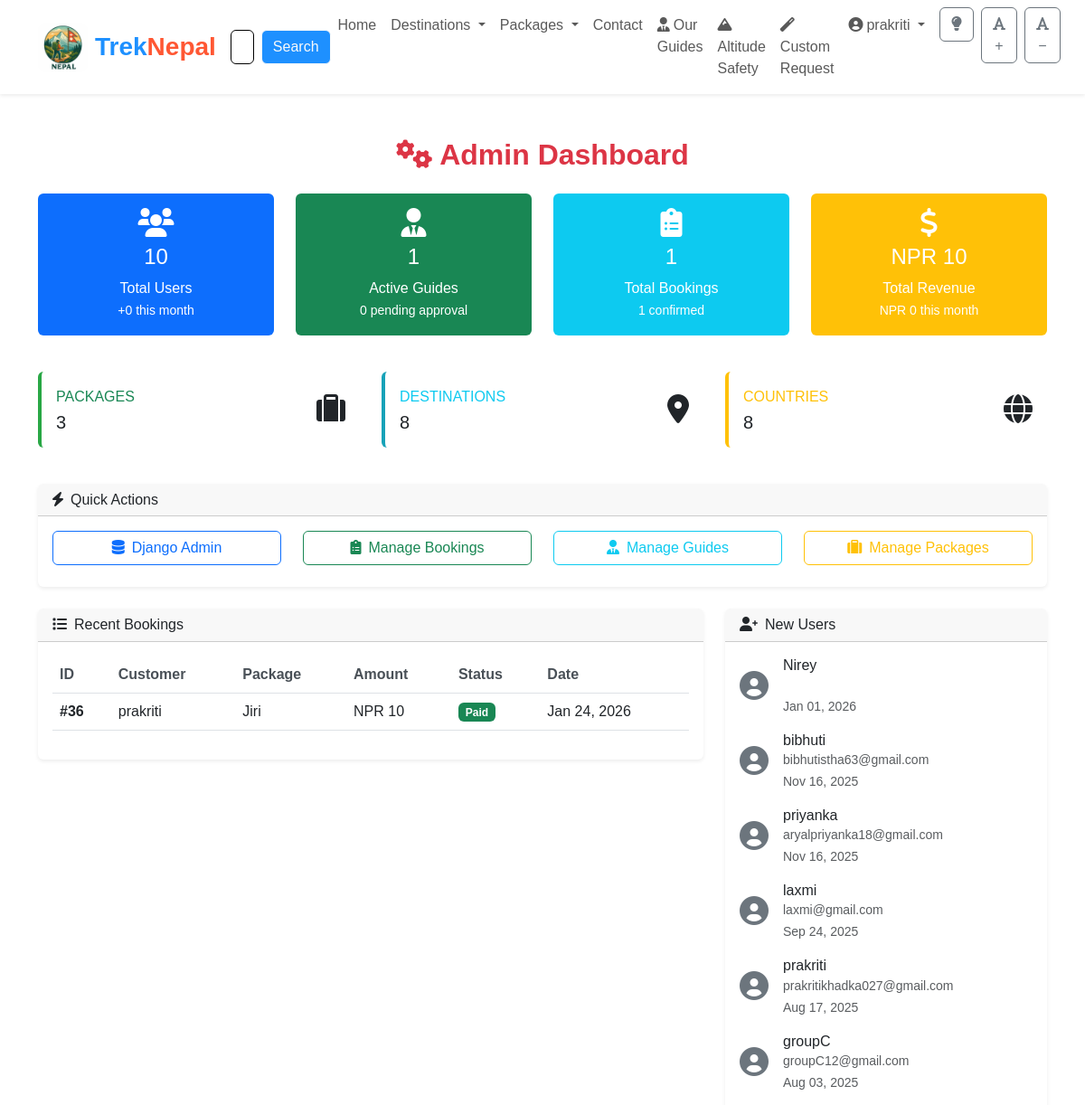
/admin-dashboard/ (signed in, upper part), run on an earlier commit of the app's database.
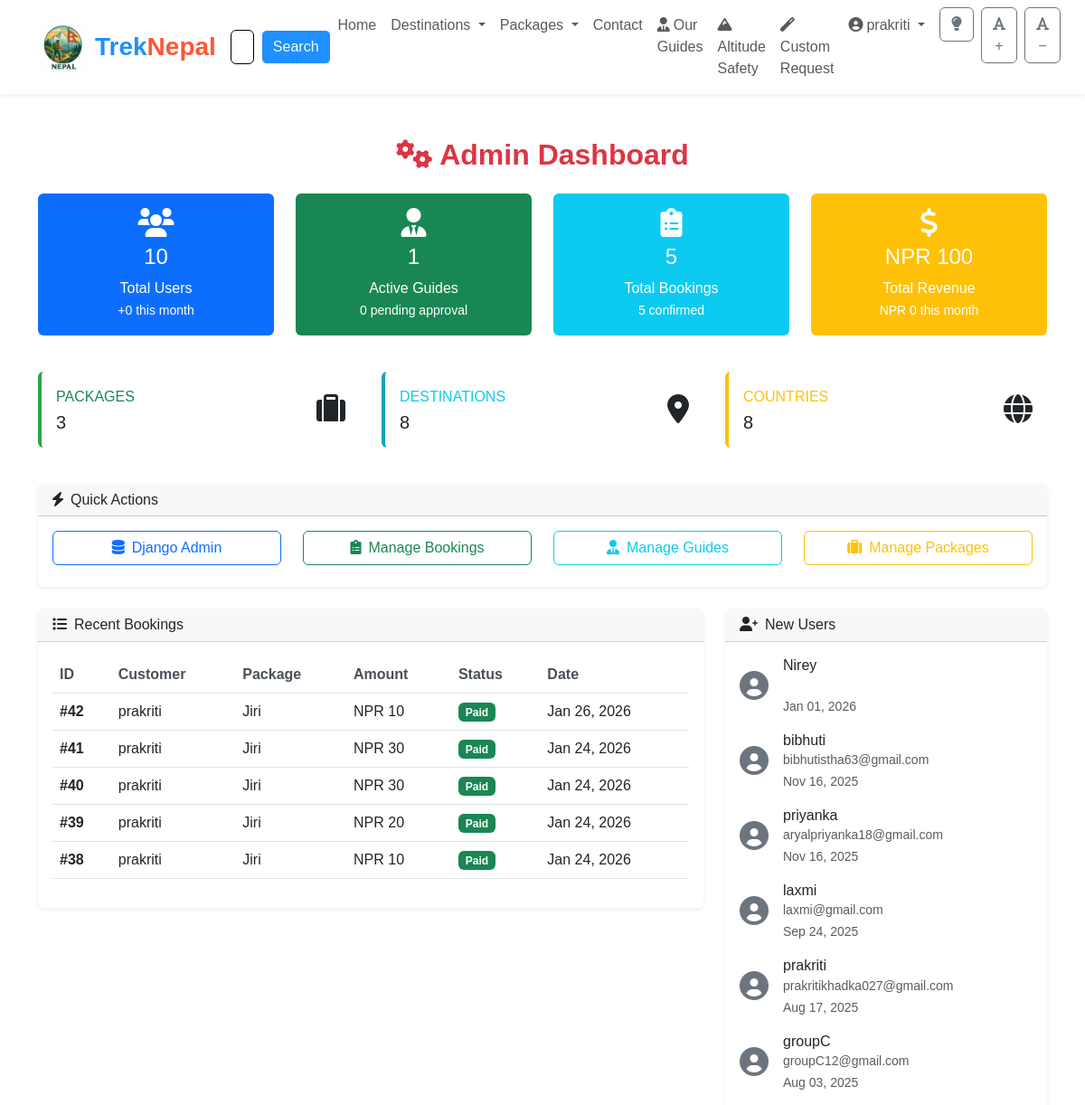
And on a later commit of the database.
### app/models.py (models this page shows, shortened)
class Booking(models.Model):
    user = models.ForeignKey(User, on_delete=models.CASCADE)
    travel_package = models.ForeignKey(
        TravelPackage, on_delete=models.CASCADE, null=True, blank=True
    )
    num_people = models.PositiveIntegerField(default=1)
    total_price = models.DecimalField(max_digits=10, decimal_places=2)
    travel_date = models.DateField()
    booking_date = models.DateTimeField(auto_now_add=True)
    status = models.CharField(
        max_length=20,
        choices=[
            ("PENDING", "Pending"),
            ("PAID", "Paid"),
            ("FAILED", "Failed"),
        ],
        default="PENDING"
    )
    khalti_pidx = models.CharField(max_length=100, blank=True, null=True)
    guide = models.ForeignKey('Guide', on_delete=models.SET_NULL, null=True, blank=True)
    guide_rating = models.PositiveSmallIntegerField(null=True, blank=True)

class TravelPackage(models.Model):
    title = models.CharField(max_length=255)
    destination = models.ForeignKey(Destination, on_delete=models.CASCADE, related_name="packages")
    price = models.DecimalField(max_digits=10, decimal_places=2)
    duration = models.IntegerField(help_text="Duration in days")
    available_seats = models.PositiveIntegerField()
    tour_detail = models.ForeignKey(TourDetail, on_delete=models.CASCADE, null=True, blank=True)
    featured_image = models.ImageField(upload_to="featured_images/", null=True, blank=True)
    short_description = models.TextField(max_length=300, blank=True)

### app/views.py (the view)
# urls.py: path("admin-dashboard/", views.admin_dashboard, name="admin_dashboard"),
@login_required
def admin_dashboard(request):
    if not (request.user.is_superuser or request.user.is_staff):
        return redirect('home')
    from django.contrib.auth.models import User
    from django.db.models import Sum, Count, Avg
    from django.utils import timezone
    from datetime import datetime, timedelta
    total_users = User.objects.count()
    new_users_this_month = User.objects.filter(
        date_joined__gte=timezone.now().replace(day=1)
    ).count()
    from .guide_rating_views import get_guide_level
    total_guides = Guide.objects.count()
    verified_guides = Guide.objects.filter(verified=True).count()
    pending_guides = Guide.objects.filter(verified=False).count()
    guides_with_ratings = []
    for guide in Guide.objects.filter(verified=True)[:10]:
        reviews = GuideReview.objects.filter(guide=guide)
        stats = reviews.aggregate(
            average_rating=Avg('rating'),
            total_reviews=Count('id')
        )
        guide_level = get_guide_level(stats['average_rating'], stats['total_reviews'])
        guides_with_ratings.append({
            'guide': guide,
            'average_rating': stats['average_rating'] or 0,
            'total_reviews': stats['total_reviews'],
            'guide_level': guide_level
        })
    guides_with_ratings.sort(key=lambda x: x['average_rating'], reverse=True)
    top_guides = guides_with_ratings[:5]
    total_bookings = Booking.objects.count()
    pending_bookings = Booking.objects.filter(status='PENDING').count()
    paid_bookings = Booking.objects.filter(status='PAID').count()
    failed_bookings = Booking.objects.filter(status='FAILED').count()
    total_revenue = Booking.objects.filter(status='PAID').aggregate(
        total=Sum('total_price')
    )['total'] or 0
    this_month_revenue = Booking.objects.filter(
        status='PAID',
        booking_date__gte=timezone.now().replace(day=1)
    ).aggregate(total=Sum('total_price'))['total'] or 0
    total_packages = TravelPackage.objects.count()
    total_destinations = Destination.objects.count()
    total_countries = Country.objects.count()
    recent_bookings = Booking.objects.select_related(
        'user', 'travel_package', 'guide'
    ).order_by('-booking_date')[:10]
    recent_users = User.objects.order_by('-date_joined')[:10]
    pending_guide_approvals = Guide.objects.filter(verified=False).select_related('user')[:5]
    recent_contacts = ContactUs.objects.order_by('-created_at')[:5]
    total_reviews = GuideReview.objects.count()
    context = {
        'total_users': total_users,
        'new_users_this_month': new_users_this_month,
        'total_guides': total_guides,
        'verified_guides': verified_guides,
        'pending_guides': pending_guides,
        'top_guides': top_guides,
        'total_bookings': total_bookings,
        'pending_bookings': pending_bookings,
        'paid_bookings': paid_bookings,
        'failed_bookings': failed_bookings,
        'total_revenue': total_revenue,
        'this_month_revenue': this_month_revenue,
        'total_packages': total_packages,
        'total_destinations': total_destinations,
        'total_countries': total_countries,
        'total_reviews': total_reviews,
        'recent_bookings': recent_bookings,
        'recent_users': recent_users,
        'pending_guide_approvals': pending_guide_approvals,
        'recent_contacts': recent_contacts,
    }
    return render(request, "admin_dashboard.html", context)

### app/context_processors.py (called while the page is built)
def countries_context(request):
    return {
        'countries': Country.objects.all()
    }

def unread_messages_context(request):
    if request.user.is_authenticated:
        if hasattr(request.user, 'guide'):
            unread_count = GuideMessage.objects.filter(
                booking__guide=request.user.guide,
                is_read=False
            ).exclude(sender=request.user).count()
        else:
            unread_count = GuideMessage.objects.filter(
                booking__user=request.user,
                is_read=False
            ).exclude(sender=request.user).count()
        return {'unread_message_count': unread_count}
    return {'unread_message_count': 0}

### app/guide_rating_views.py (called while the page is built, shortened)
def get_guide_level(average_rating, total_reviews):
    if not average_rating or total_reviews == 0:
        return {
            'name': 'New Guide',
            'badge': 'secondary',
            'description': 'Just starting their journey',
            'icon': '🌱'
        }

### app/models.py (called while the page is built)
    def get_absolute_url(self):
        return reverse('explore_country_detail', args=[str(self.id)])

### app/templates/admin_dashboard.html (shortened to what the changed rows need)
{% extends 'base.html' %}
{% block content %}
<div class="container py-5">
    <h2 class="fw-bold mb-4 text-center text-danger">
        <i class="fas fa-cogs me-2"></i>Admin Dashboard
    </h2>
    <div class="row mb-4">
        <div class="col-md-3 mb-3">
            <div class="card bg-info text-white h-100">
                <div class="card-body text-center">
                    <i class="fas fa-clipboard-list fa-2x mb-2"></i>
                    <h4>{{ total_bookings }}</h4>
                    <p class="mb-0">Total Bookings</p>
                    <small>{{ paid_bookings }} confirmed</small>
                </div>
            </div>
        </div>
        <div class="col-md-3 mb-3">
            <div class="card bg-warning text-white h-100">
                <div class="card-body text-center">
                    <i class="fas fa-dollar-sign fa-2x mb-2"></i>
                    <h4>NPR {{ total_revenue|floatformat:0 }}</h4>
                    <p class="mb-0">Total Revenue</p>
                    <small>NPR {{ this_month_revenue|floatformat:0 }} this month</small>
                </div>
            </div>
        </div>
    </div>
    <div class="row mb-4">
        <div class="col-md-8">
            <div class="card shadow-sm">
                <div class="card-body">
                    {% if recent_bookings %}
                        <div class="table-responsive">
                            <table class="table table-hover">
                                <thead>
                                    <tr>
                                        <th>ID</th>
                                        <th>Customer</th>
                                        <th>Package</th>
                                        <th>Amount</th>
                                        <th>Status</th>
                                        <th>Date</th>
                                    </tr>
                                </thead>
                                <tbody>
                                    {% for booking in recent_bookings %}
                                    <tr>
                                        <td><strong>#{{ booking.id }}</strong></td>
                                        <td>{{ booking.user.get_full_name|default:booking.user.username }}</td>
                                        <td>{{ booking.travel_package.title|truncatechars:30 }}</td>
                                        <td>NPR {{ booking.total_price|floatformat:0 }}</td>
                                        <td>
                                            {% if booking.status == 'PAID' %}
                                                <span class="badge bg-success">Paid</span>
                                            {% elif booking.status == 'PENDING' %}
                                                <span class="badge bg-warning">Pending</span>
                                            {% else %}
                                                <span class="badge bg-danger">{{ booking.status }}</span>
                                            {% endif %}
                                        </td>
                                        <td>{{ booking.booking_date|date:"M d, Y" }}</td>
                                    </tr>
                                    {% endfor %}
                                </tbody>
                            </table>
                        </div>
                    {% else %}
                        <p class="text-muted text-center">No recent bookings</p>
                    {% endif %}
                </div>
            </div>
        </div>
        <div class="col-md-4">
            <div class="card shadow-sm">
                <div class="card-body">
                    {% if recent_users %}
                        {% for user in recent_users %}
                        <div class="d-flex align-items-center mb-3">
                            <div class="me-3">
                                <i class="fas fa-user-circle fa-2x text-secondary"></i>
                            </div>
                            <div>
                                <h6 class="mb-0">{{ user.get_full_name|default:user.username }}</h6>
                                <small class="text-muted">{{ user.email }}</small>
                                <br><small class="text-muted">{{ user.date_joined|date:"M d, Y" }}</small>
                            </div>
                        </div>
                        {% endfor %}
                    {% else %}
                        <p class="text-muted text-center">No recent users</p>
                    {% endif %}
                </div>
            </div>
        </div>
    </div>
</div>
{% endblock %}

### app/templates/base.html (shortened to what the changed rows need)
{% load static %}
<!DOCTYPE html>
<html lang="en">
<head>
    <link href="https://cdn.jsdelivr.net/npm/bootstrap@5.3.0/dist/css/bootstrap.min.css" rel="stylesheet">
    <link rel="stylesheet" href="https://cdnjs.cloudflare.com/ajax/libs/font-awesome/6.0.0/css/all.min.css">
    <link rel="stylesheet" href="https://cdnjs.cloudflare.com/ajax/libs/OwlCarousel2/2.3.4/assets/owl.carousel.min.css">
    <link rel="stylesheet" href="https://cdnjs.cloudflare.com/ajax/libs/OwlCarousel2/2.3.4/assets/owl.theme.default.min.css">
    <link rel="stylesheet" href="https://cdnjs.cloudflare.com/ajax/libs/aos/2.3.4/aos.css">
    <link rel="stylesheet" href="/static/css/style.css">
</head>
<body>
    <header class="sticky-top">
        <nav class="navbar navbar-expand-lg navbar-light bg-white shadow-sm">
            <div class="container">
                <div class="collapse navbar-collapse" id="navbarNav">
                    <ul class="navbar-nav ms-auto">
                        {% if user.is_authenticated %}
                        <li class="nav-item dropdown">
                            <a class="nav-link dropdown-toggle" href="#" id="userDropdown" role="button" data-bs-toggle="dropdown" aria-expanded="false">
                                <i class="fas fa-user-circle me-1"></i>{{ user.username }}
                            </a>
                        </li>
                        {% endif %}
                    </ul>
                </div>
            </div>
        </nav>
    </header>
    <main>
        {% block content %}{% endblock %}
    </main>
</body>
</html>

What changed in the data, as far as the page shows it:
removed Booking: id "36", user.get_full_name "prakriti", travel_package "Jiri", total_price "10", status "Paid", booking_date "Jan 24, 2026"
added Booking: id "42", user.get_full_name "prakriti", travel_package "Jiri", total_price "10", status "Paid", booking_date "Jan 26, 2026"
added Booking: id "41", user.get_full_name "prakriti", travel_package "Jiri", total_price "30", status "Paid", booking_date "Jan 24, 2026"
added Booking: id "40", user.get_full_name "prakriti", travel_package "Jiri", total_price "30", status "Paid", booking_date "Jan 24, 2026"
added Booking: id "39", user.get_full_name "prakriti", travel_package "Jiri", total_price "20", status "Paid", booking_date "Jan 24, 2026"
added Booking: id "38", user.get_full_name "prakriti", travel_package "Jiri", total_price "10", status "Paid", booking_date "Jan 24, 2026"
Also different on the page:
{{ total_bookings }}: "1" → "5"
{{ paid_bookings }}: "1" → "5"
{{ total_revenue|floatformat:0 }}: "10" → "100"
